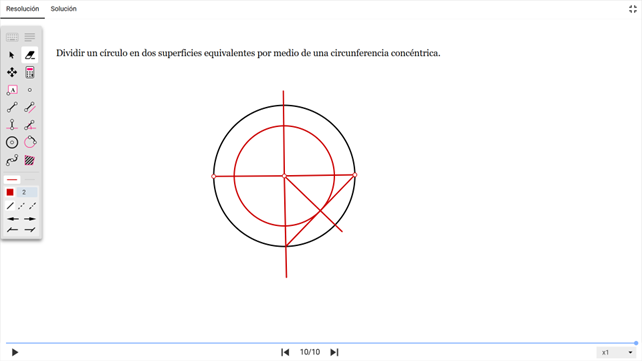
#> input picture Repositorio_TFG_Completo/01_Comparador_de_imagenes/Imagen2.png, 642 x 361 px, found by its file name
$ python Comparador_dibujos_tecnicos.py
#> lines starting #> are read from the running program, lines starting #| are printed output that depends on the picture; after the words box and inside, x2 and y2 are one past the last pixel; in counts of white or black regions, pixels touching at a corner belong together
#> further down, img_referencia is the input picture: shape (361, 642, 3); mean B, G, R 250.4, 250.1, 251
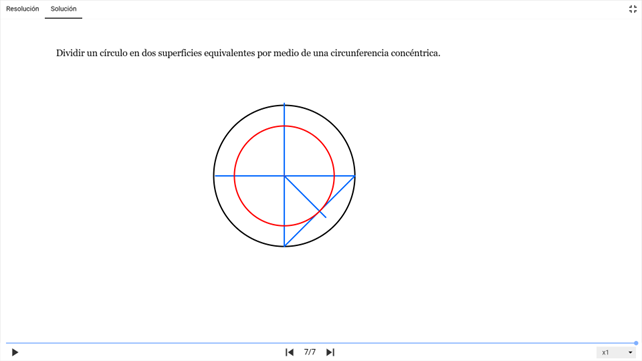
#> input picture Repositorio_TFG_Completo/01_Comparador_de_imagenes/Imagen3.png, 642 x 361 px, found by its file name
#> further down, img_objetivo is the input picture: shape (361, 642, 3); mean B, G, R 252.7, 252.1, 252.2
# comparar_dibujos_tecnicos_v2.py
# Comparación de imágenes.
# Autor: Gabriel Gómez Silva.
# Proyecto: TFG_Aplicación de la IA para corregir exámenes de Dibujo Técnico.

import cv2
import numpy as np

def calcular_ssim(img1, img2):
    """Cálculo manual del índice SSIM entre dos imágenes en escala de grises."""
    img1 = img1.astype(np.float64)
    img2 = img2.astype(np.float64)

    # Constantes de estabilidad
    C1 = (0.01 * 255) ** 2
    C2 = (0.03 * 255) ** 2

    # Medias y desviaciones
    mu1 = cv2.GaussianBlur(img1, (11, 11), 1.5)
    mu2 = cv2.GaussianBlur(img2, (11, 11), 1.5)

    mu1_sq = mu1 * mu1
    mu2_sq = mu2 * mu2
    mu1_mu2 = mu1 * mu2

    sigma1_sq = cv2.GaussianBlur(img1 * img1, (11, 11), 1.5) - mu1_sq
    sigma2_sq = cv2.GaussianBlur(img2 * img2, (11, 11), 1.5) - mu2_sq
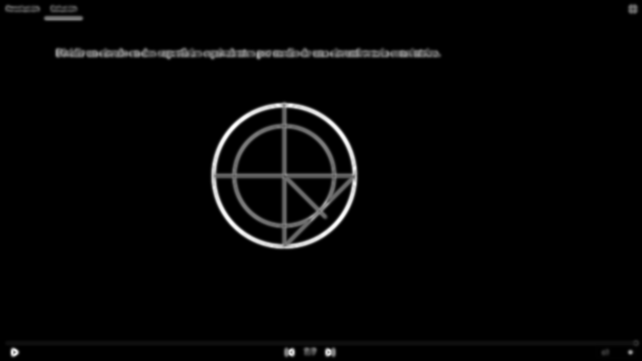
#> sigma2_sq: shape (361, 642) float64; min 2.18e-11, max 9456.6, mean 211.1; drawn with min black and max white
    sigma12 = cv2.GaussianBlur(img1 * img2, (11, 11), 1.5) - mu1_mu2
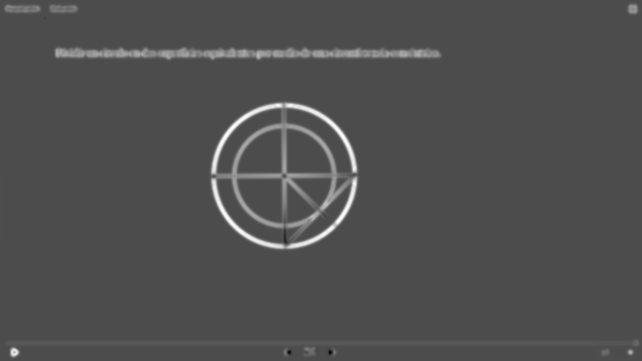
#> sigma12: shape (361, 642) float64; min -4051.5, max 9456.6, mean 195.2; drawn with min black and max white

    ssim_map = ((2 * mu1_mu2 + C1) * (2 * sigma12 + C2)) / (
        (mu1_sq + mu2_sq + C1) * (sigma1_sq + sigma2_sq + C2)
    )
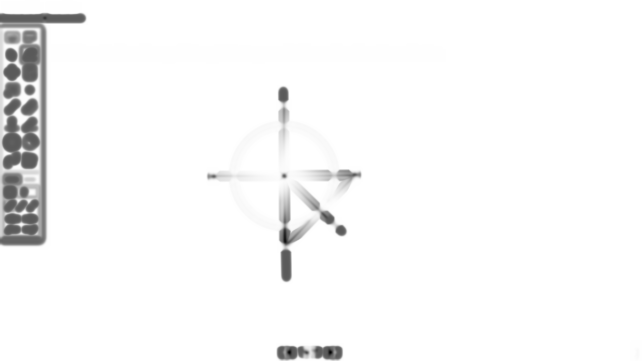
#> ssim_map: shape (361, 642) float64; min -0.536, max 1, mean 0.958; drawn with min black and max white

    return ssim_map.mean(), ssim_map

def analizar_comparacion(titulo, imagen_a, imagen_b):
    """
    Función auxiliar para procesar, comparar y mostrar resultados
    entre dos imágenes dadas.
    """
    print(f"--- Procesando: {titulo} ---")

    # 1. Asegurar dimensiones (redimensionar B al tamaño de A)
    if imagen_a.shape != imagen_b.shape:
        imagen_b = cv2.resize(imagen_b, (imagen_a.shape[1], imagen_a.shape[0]))

    # 2. Convertir a escala de grises
    gray_a = cv2.cvtColor(imagen_a, cv2.COLOR_BGR2GRAY)
    gray_b = cv2.cvtColor(imagen_b, cv2.COLOR_BGR2GRAY)

    # 3. Calcular SSIM
    score, diff_map = calcular_ssim(gray_a, gray_b)
#> score = 0.958
    print(f"Índice SSIM ({titulo}): {score:.4f}")
#| Índice SSIM (Caso 1 (Img2 vs Img3)): 0.9581

    # 4. Normalizar mapa de diferencias para visualización
    diff_norm = cv2.normalize(diff_map, None, 0, 255, cv2.NORM_MINMAX).astype("uint8")

    # 5. Generar máscara de zonas distintas
    # Umbral de 180 (ajustable): zonas oscuras en SSIM son diferencias
    _, mask = cv2.threshold(diff_norm, 180, 255, cv2.THRESH_BINARY_INV)
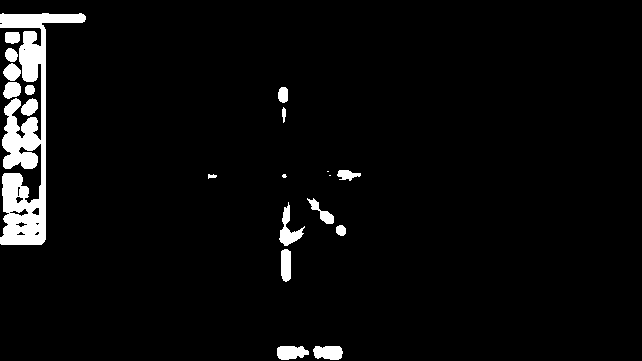
#> mask: shape (361, 642); 4.3% white; 20 white regions (3 under 20 px)

    # 6. Buscar contornos y dibujar en la imagen original
    contours, _ = cv2.findContours(mask, cv2.RETR_EXTERNAL, cv2.CHAIN_APPROX_SIMPLE)
#> contours = 20 contours, 4 with area under 20; largest, box (x1, y1, x2, y2) and area: (0, 13, 86, 245) 6368, (279, 202, 305, 246) 355, (313, 346, 343, 360) 318, (277, 346, 309, 360) 316, (281, 249, 291, 282) 266

    resultado_visual = imagen_a.copy()
    for c in contours:
        if cv2.contourArea(c) < 20: # Filtrar ruido pequeño
            continue
        x, y, w, h = cv2.boundingRect(c)
        cv2.rectangle(resultado_visual, (x, y), (x + w, y + h), (0, 0, 255), 2)
#> this loop made 20 passes
#> (x, y, w, h) on passes 1, 2, 3, 4, 5, 6, 11, 12, 13, 14, 15, 16: (313, 346, 30, 14), (277, 346, 32, 14), (281, 249, 10, 33), (336, 225, 10, 11), (279, 202, 26, 44), (307, 198, 27, 26), (337, 170, 24, 11), (282, 107, 4, 16), (21, 98, 17, 18), (278, 87, 10, 16), (25, 85, 10, 10), (3, 82, 18, 17)
#> c on passes 7, 10: [[329, 175], [330, 175]], [[327, 171], [328, 171]]
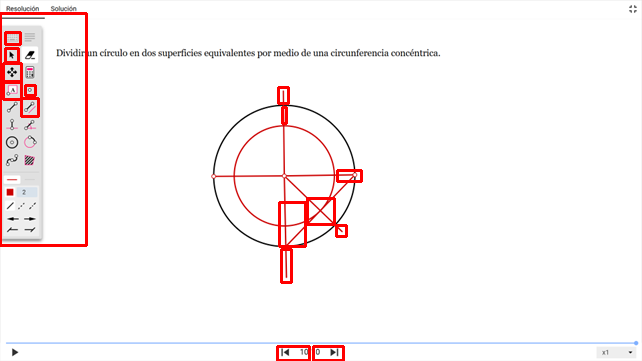
#> resultado_visual: shape (361, 642, 3); 2.02% of pixels changed, all inside (x1, y1, x2, y2) = (0, 12, 363, 361)

    # 7. Mostrar resultados en ventanas con nombres únicos
    cv2.imshow(f"{titulo} - Original", imagen_a)
    cv2.imshow(f"{titulo} - Comparada", imagen_b)
    cv2.imshow(f"{titulo} - Diferencias Detectadas", resultado_visual)


# === BLOQUE PRINCIPAL ===

# Cargar imágenes
# Nota: Según tu código, img1 es "imagen2.png" y img2 es "imagen3.png"
img_referencia = cv2.imread("imagen2.png") # img1 original
img_objetivo = cv2.imread("imagen3.png")   # img2 original

if img_referencia is None or img_objetivo is None:
    raise FileNotFoundError("No se han encontrado las imágenes.")

# CASO 1: Comparar Imagen 2 vs Imagen 3 (Lo que ya tenías)
analizar_comparacion("Caso 1 (Img2 vs Img3)", img_referencia, img_objetivo)

print("\n" + "="*30 + "\n")

# CASO 2: Comparar Imagen 3 con ella misma (Lo nuevo que pediste)
# Usamos img_objetivo (imagen3.png) para ambas entradas
analizar_comparacion("Caso 2 (Img3 vs Img3)", img_objetivo, img_objetivo)
#> call 2 of analizar_comparacion, with titulo = 'Caso 2 (Img3 vs Img3)'
#> in calcular_ssim (call 2), `ssim_map = ((2 * mu1_mu2 + C1) * (2 * sigma12 + C2)) / ( (mu1_sq + mu2..`: ssim_map: shape (361, 642) float64; every value is 1
#> in analizar_comparacion (call 2), `score, diff_map = calcular_ssim(gray_a, gray_b)`: score = 1
#| Índice SSIM (Caso 2 (Img3 vs Img3)): 1.0000
#> in analizar_comparacion (call 2), `diff_norm = cv2.normalize(diff_map, None, 0, 255, cv2.NORM_MINMAX).ast..`: diff_norm: shape (361, 642); every value is 0
#> in analizar_comparacion (call 2), `_, mask = cv2.threshold(diff_norm, 180, 255, cv2.THRESH_BINARY_INV)`: mask: shape (361, 642); every value is 255
#> in analizar_comparacion (call 2), `contours, _ = cv2.findContours(mask, cv2.RETR_EXTERNAL, cv2.CHAIN_APPR..`: contours = [[[0, 0], [0, 360], [641, 360], [641, 0]]]
#> the loop in analizar_comparacion (call 2), `for c in contours:` made 1 pass
#> (c, x, y, w, h) on pass 1: ([[0, 0], [0, 360], [641, 360], [641, 0]], 0, 0, 642, 361)
#> after the loop in analizar_comparacion (call 2), `for c in contours:`:
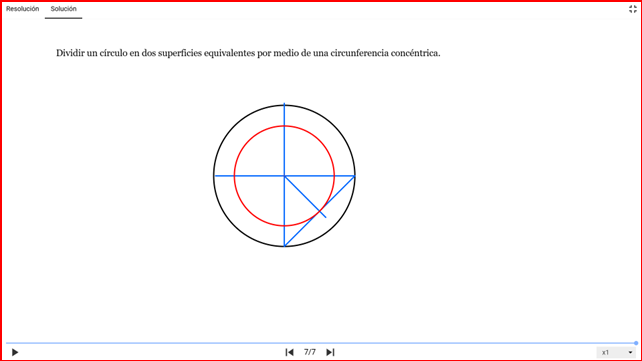
#> resultado_visual: shape (361, 642, 3); 1.29% of pixels changed, all inside (x1, y1, x2, y2) = (0, 0, 642, 361)

print("\nCierra las ventanas para finalizar.")
cv2.waitKey(0)
cv2.destroyAllWindows()
